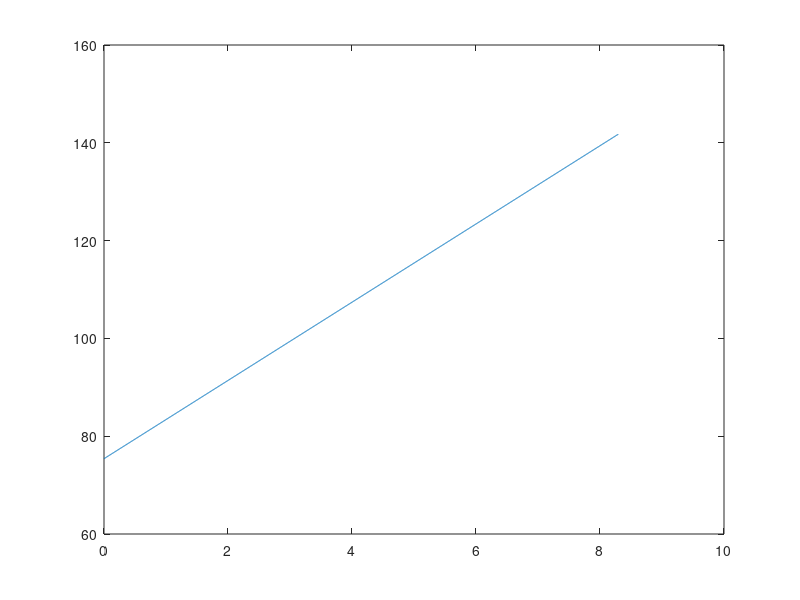
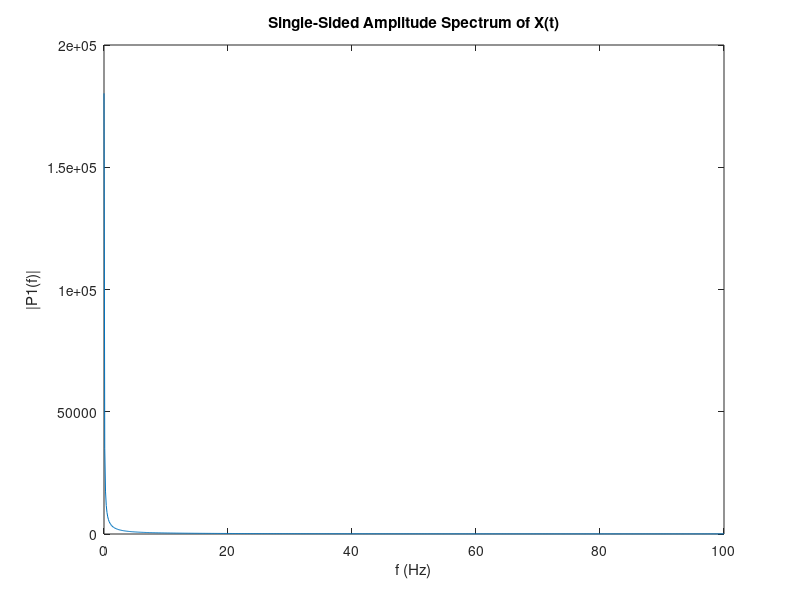

Write MATLAB code to recreate these figures, in order.
 A1 = csvread('heart.csv');
%    A1 = coeff * csvread('accelerometer_reading_for_about_1min_18sec_in_50ms_interval_device_status_on_chest.csv',1);

    
%%

    fs = 200;
    dt = 1/fs;

%    Y = sqrt(sum(A1.^2,2));
    X = A1(:,1);

    %Ynorm = Y - averaging_filter(Y);
    T = (0:length(X)-1) * dt;

    figure
    plot(T,X);
    
    
    L = length(X);
    F = fft(X);
    
   
    P2 = abs(F);
    P1 = P2(1:L/2+1);
    P1(2:end-1) = 2*P1(2:end-1);
    
    figure
    f = fs*(0:(L/2))/L;
    plot(f,P1) 
    title('Single-Sided Amplitude Spectrum of X(t)')
    xlabel('f (Hz)')
    ylabel('|P1(f)|')
    
    [maxValue,indexMax] = max(P2);
    frequency = indexMax * fs / L
    
